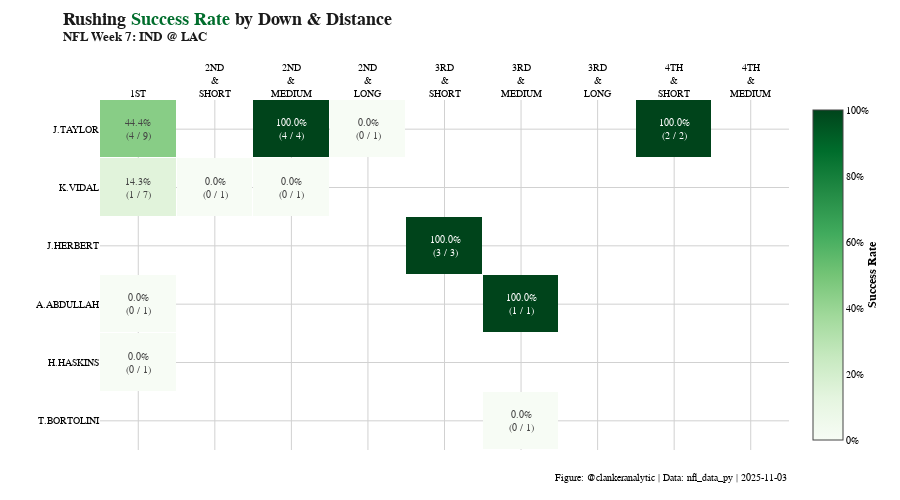

Notebook cell for this chart:
### Code cell
''' Rush by Down / Distance '''

MIN_ATTEMPTS = 2

## Group by down/distance
rusher_carries = run_data.groupby(['rusher', 'Down & Distance']).aggregate(
    Attempts=('rush_attempt', 'sum'),
    Successes=('success', 'sum'),
    player_id=('rusher_player_id', 'first'),
).reset_index()
rusher_carries['Success Rate'] = rusher_carries['Successes'] / rusher_carries['Attempts']

## Pivot
DOWNS = ['1st', '2nd & Short', '2nd & Medium', '2nd & Long', 
       '3rd & Short', '3rd & Medium', '3rd & Long', '4th & Short', '4th & Medium']
col_sort = pd.MultiIndex.from_product([DOWNS, ['Successes', 'Attempts', 'Success Rate']])

piv = rusher_carries.loc[(rusher_carries['Down & Distance'] != ''),:].pivot(
        index='rusher',
        columns=['Down & Distance'],
        values=['Attempts', 'Successes', 'Success Rate']
    )\
    .swaplevel(0, 1, axis=1).sort_index(axis=1).reset_index().set_index('rusher')\
    .reindex(columns=col_sort)

print(piv.to_string())

## Visualize Success Rate

# Filter to success rate
idx = pd.IndexSlice
sl = pd.DataFrame(piv.loc[:, idx[:, ('Success Rate')]])
sl.columns = sl.columns.get_level_values(0)

# Merge in total attempts
sl = sl.merge(
        by_rusher.reset_index().set_index('rusher')['Attempts'], 
        right_index=True,
        left_index=True,
        how='left'
    ).sort_values(by='Attempts', ascending=False)\
    .reset_index().set_index('rusher')
# piv = piv.set_index('rusher')
print(sl.to_string())

# Create annotations
annot_df = sl.copy() # Initialize with data, convert to string
for r in annot_df.index:
    print(r)
    for c in piv.columns.get_level_values(0).unique():
        attempts = piv.loc[r, (c, 'Attempts')]
        if pd.isna(attempts):
            annot_df.loc[r,c] = ''
        else:
            annot_df.loc[r, c] = f"{piv.loc[r, (c, 'Success Rate')]*100:,.1f}%<br>({piv.loc[r,(c, 'Successes')]:,.0f} / {attempts:,.0f})"

# print(annot_df.head().to_string())
# print(sl.head().to_string())
# print(sl.index)

# Heatmap

# fig = go.Figure()

cols = [col.replace(' ', '<br>') for col in sl.columns.get_level_values(0).drop('Attempts')]

fig = heat_map(
    x=cols,
    y=sl.index,
    z=sl.values.tolist(),
    text=annot_df.values.tolist(),
    title=f'Rushing <span style="color: #006D2C">Success Rate</span> by Down & Distance<br><sup>NFL Week {WEEK}: {AWAY_TEAM} @ {HOME_TEAM}</sup>',
    color_name='Success Rate'
)
fig.update_layout(
    margin=dict(t=100, l=100, r=100, b=50),
    width=900,
    height=500
)
fig.update_annotations(y=-.1)

# headshots = rusher_carries['Headshot'].tolist()
# n_players = len(headshots)
# for i in range(n_players):
#     response = requests.get(headshots[i])
#     headshot = Image.open(BytesIO(response.content))
#     fig.add_layout_image(
#         x=-.135,
#         # y=(1-(1/n_players))-((1/n_players)*i),
#         y=1.01-((1/n_players)*i),
#         sizex=1/n_players,
#         sizey=1/n_players,
#         xanchor='center',
#         yanchor='top',
#         xref='paper', 
#         yref='paper',
#         source=headshot,
#     )

fig.show()

# pio.write_image(fig, "Success Rate by Down & Distance - Colts vs. Rams.png", height=500, width=900, scale=6)

### Figure 1 — Plotly figure (JSON) as saved in the notebook; plotly's stock layout.template omitted (floating-point values rounded to 4 significant figures)
{"data": [{"colorbar": {"tickformat": "0.0%", "title": {"font": {"weight": "bold"}, "side": "right", "text": "Success Rate"}}, "colorscale": [[0, "rgb(247,252,245)"], [0.125, "rgb(229,245,224)"], [0.25, "rgb(199,233,192)"], [0.375, "rgb(161,217,155)"], [0.5, "rgb(116,196,118)"], [0.625, "rgb(65,171,93)"], [0.75, "rgb(35,139,69)"], [0.875, "rgb(0,109,44)"], [1, "rgb(0,68,27)"]], "text": [["44.4%<br>(4 / 9)", "", "100.0%<br>(4 / 4)", "0.0%<br>(0 / 1)", "", "", "", "100.0%<br>(2 / 2)", "", 16], ["14.3%<br>(1 / 7)", "0.0%<br>(0 / 1)", "0.0%<br>(0 / 1)", "", "", "", "", "", "", 9], ["", "", "", "", "100.0%<br>(3 / 3)", "", "", "", "", 3], ["0.0%<br>(0 / 1)", "", "", "", "", "100.0%<br>(1 / 1)", "", "", "", 2], ["0.0%<br>(0 / 1)", "", "", "", "", "", "", "", "", 1], ["", "", "", "", "", "0.0%<br>(0 / 1)", "", "", "", 1]], "textfont": {"size": 10}, "texttemplate": "%{text}", "type": "heatmap", "x": ["1st", "2nd<br>&<br>Short", "2nd<br>&<br>Medium", "2nd<br>&<br>Long", "3rd<br>&<br>Short", "3rd<br>&<br>Medium", "3rd<br>&<br>Long", "4th<br>&<br>Short", "4th<br>&<br>Medium"], "xgap": 1, "y": ["J.Taylor", "K.Vidal", "J.Herbert", "A.Abdullah", "H.Haskins", "T.Bortolini"], "ygap": 1, "z": [[0.4444, null, 1, 0, null, null, null, 1, null, 16], [0.1429, 0, 0, null, null, null, null, null, null, 9], [null, null, null, null, 1, null, null, null, null, 3], [0, null, null, null, null, 1, null, null, null, 2], [0, null, null, null, null, null, null, null, null, 1], [null, null, null, null, null, 0, null, null, null, 1]]}], "layout": {"annotations": [{"align": "left", "showarrow": false, "text": "Figure: @clankeranalytic | Data: nfl_data_py | 2025-11-03", "x": 1, "xref": "paper", "y": -0.1, "yref": "paper"}], "height": 500, "margin": {"b": 50, "l": 100, "r": 100, "t": 100}, "title": {"text": "Rushing <span style=\"color: #006D2C\">Success Rate</span> by Down & Distance<br><sup>NFL Week 7: IND @ LAC</sup>"}, "width": 900, "xaxis": {"side": "top", "tickfont": {"textcase": "upper"}}, "yaxis": {"autorange": "reversed", "categoryorder": "array", "tickfont": {"textcase": "upper"}, "tickformat": ".0%"}}}
